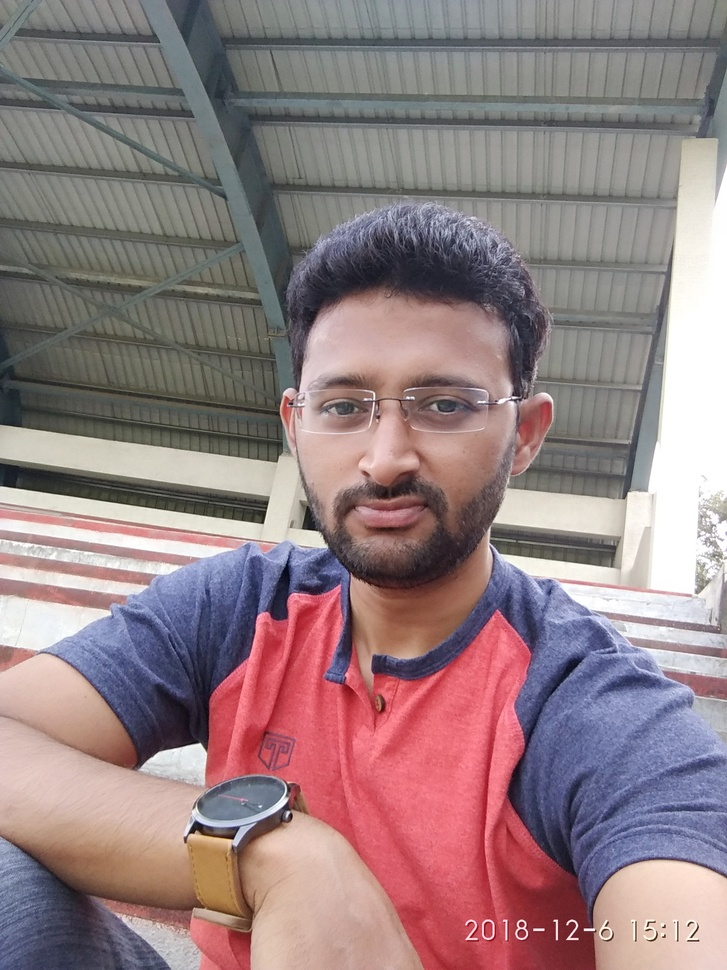
#> input picture meinpuneiiser.jpg, 727 x 970 px, shrunk from 1944 x 2592 before the run, found by its file name
$ python my_opencv-2-matplotlib-2.py
#> lines starting #> are read from the running program, lines starting #| are printed output that depends on the picture
# https://docs.opencv.org/master/dc/d2e/tutorial_py_image_display.html
#---------------------------------------------------------------------

import numpy as np
import cv2 as cv
import matplotlib.pyplot as plt

# NOTE = RSTD (read, show, waitKey, destroy)

i1 = cv.imread(r"E:\Storage---OLD(20200329)\9---PROJ___7\2-PROJ___opencv\2---my_opencv_work\images\meinpuneiiser.jpg",0)
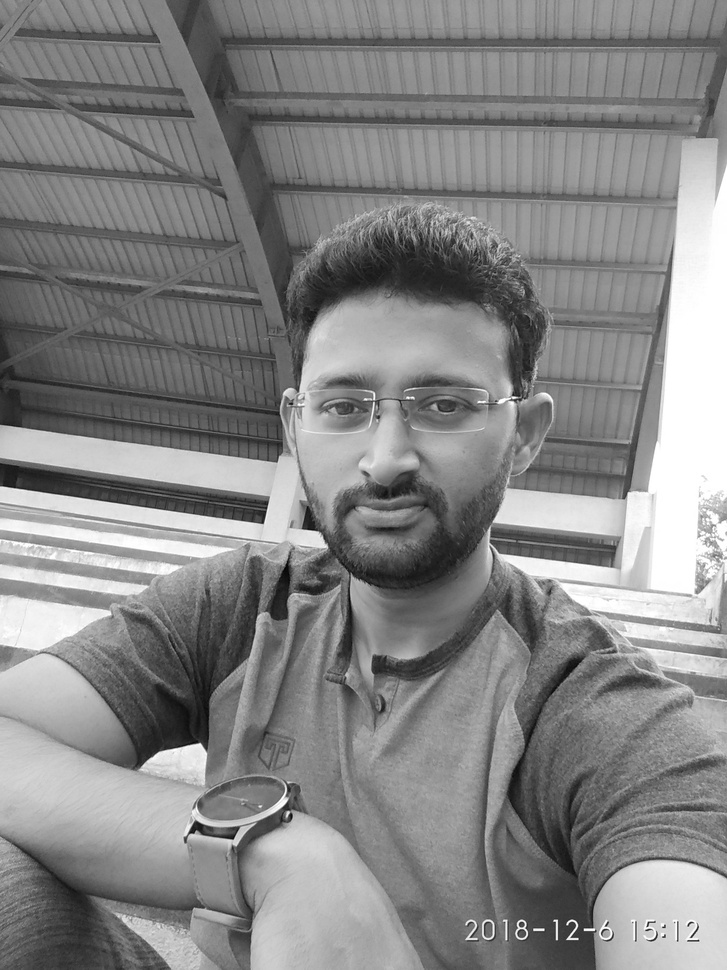
#> i1: shape (970, 727); min 2, max 255, mean 133.7
plt.imshow(i1, cmap="Accent", interpolation="bicubic")
plt.show()

cv.waitKey(0)
cv.destroyAllWindows()

$ run again, with meinpune.jpg copied over meinpuneiiser.jpg
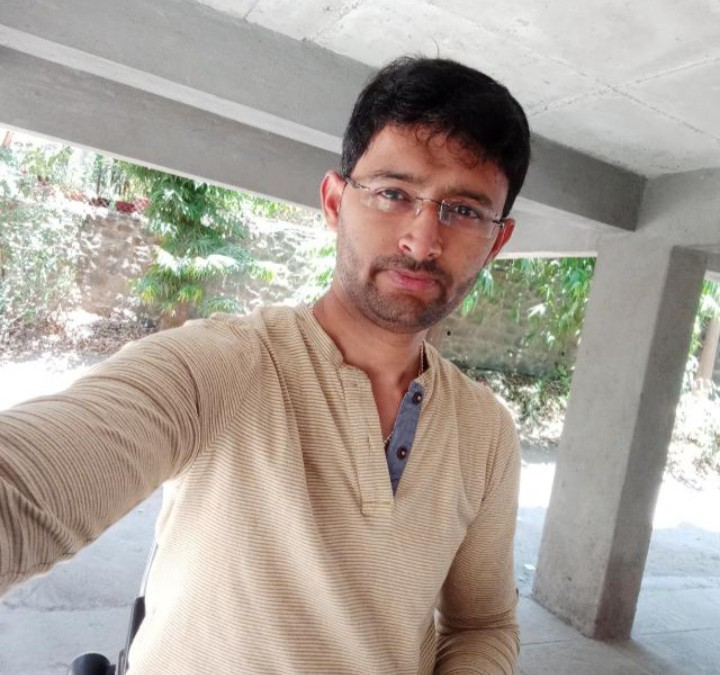
#> input picture meinpune.jpg, 720 x 675 px, found by its file name
#> `i1 = cv.imread(r"E:\Storage---OLD(20200329)\9---PROJ___7\2-PROJ___open..`:
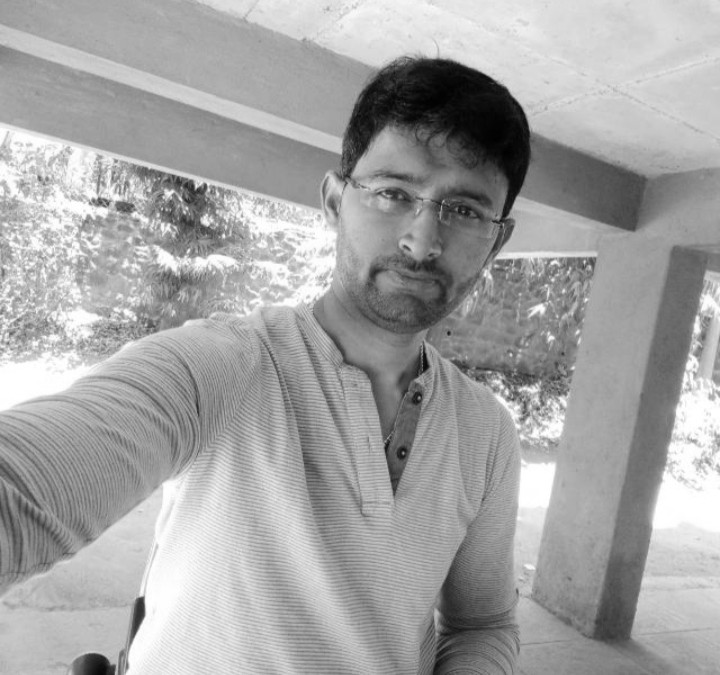
#> i1: shape (675, 720); min 0, max 255, mean 163.9
